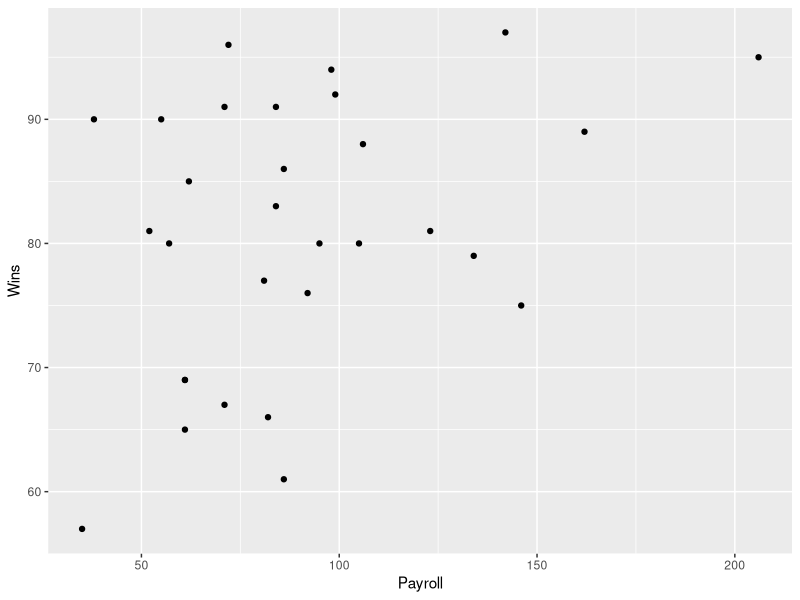
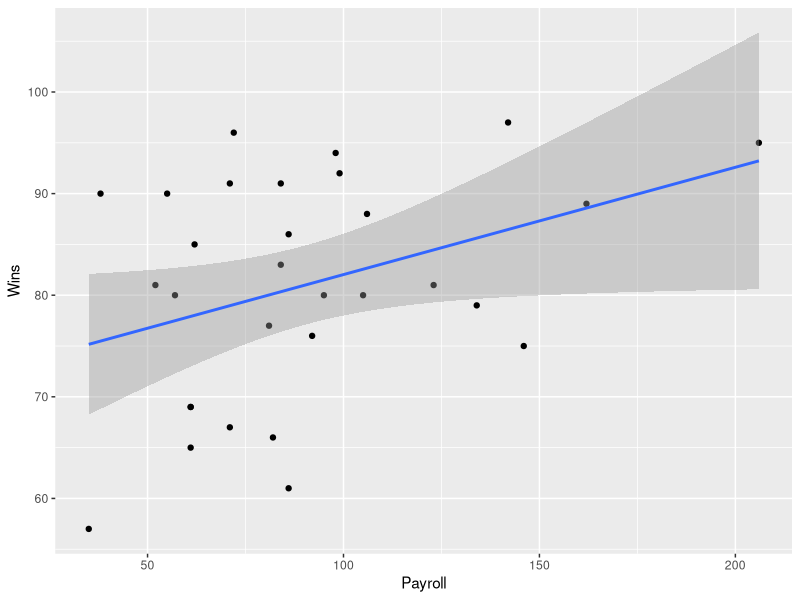

These figures' R source, in order:
## ---- chunk 1
knitr::opts_chunk$set(echo = TRUE)
## ---- chunk 2
library(readr)
Baseball_Data <- read_csv("unit8data/Baseball_Data.csv")

library(ggplot2)

ggplot(Baseball_Data, aes(x=Payroll, y=Wins)) + geom_point()

# Add the regression line
ggplot(Baseball_Data, aes(x=Payroll, y=Wins)) + 
  geom_point()+
  geom_smooth(method=lm)


